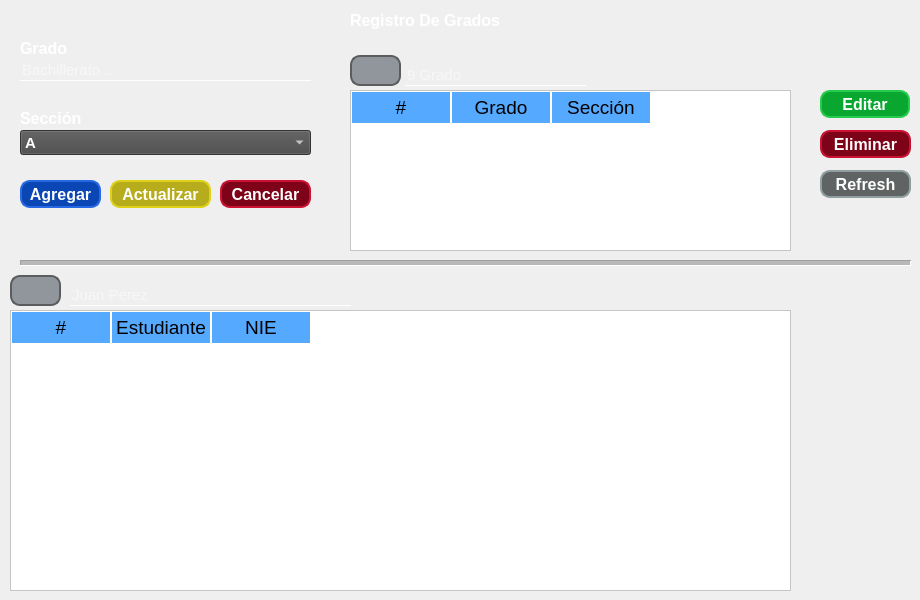
         <widget class="QWidget" name="tab_4">
          <attribute name="icon">
           <iconset>
            <normaloff>../assets/img/grados.png</normaloff>../assets/img/grados.png</iconset>
          </attribute>
          <attribute name="title">
           <string/>
          </attribute>
          <widget class="QTableWidget" name="tblListGrados">
           <property name="enabled">
            <bool>true</bool>
           </property>
           <property name="geometry">
            <rect>
             <x>350</x>
             <y>90</y>
             <width>441</width>
             <height>161</height>
            </rect>
           </property>
           <property name="styleSheet">
            <string notr="true">QWidget{
	background-color: white;
	color: #000000;
}

QHeaderView::section{
	background-color: #55aaff;
	padding: 2px;

	border:1px solid #fffff8;
	font-size: 14pt;
}

QTableWidget{
	gridline-color: #ff00ff;
	font-size: 12pt;
}

QTableWidget QTableCornerButton::section{
	background-color: #55aaff;
	border: 1px solid #ff0000;
}</string>
           </property>
           <property name="editTriggers">
            <set>QAbstractItemView::AnyKeyPressed|QAbstractItemView::EditKeyPressed</set>
           </property>
           <property name="selectionBehavior">
            <enum>QAbstractItemView::SelectRows</enum>
           </property>
           <column>
            <property name="text">
             <string>#</string>
            </property>
           </column>
           <column>
            <property name="text">
             <string>Grado</string>
            </property>
           </column>
           <column>
            <property name="text">
             <string>Sección</string>
            </property>
           </column>
          </widget>
          <widget class="QLineEdit" name="txtRegGrado">
           <property name="geometry">
            <rect>
             <x>20</x>
             <y>60</y>
             <width>291</width>
             <height>21</height>
            </rect>
           </property>
           <property name="font">
            <font>
             <pointsize>11</pointsize>
            </font>
           </property>
           <property name="styleSheet">
            <string notr="true">QLineEdit{
background:transparent;
border:none;
border-bottom:1px solid white;
color: rgb(255, 255, 255);
}
</string>
           </property>
           <property name="text">
            <string/>
           </property>
           <property name="alignment">
            <set>Qt::AlignBottom|Qt::AlignLeading|Qt::AlignLeft</set>
           </property>
           <property name="placeholderText">
            <string>Bachillerato ...</string>
           </property>
          </widget>
          <widget class="QPushButton" name="btnAgregarGrado">
           <property name="geometry">
            <rect>
             <x>20</x>
             <y>180</y>
             <width>81</width>
             <height>28</height>
            </rect>
           </property>
           <property name="font">
            <font>
             <pointsize>12</pointsize>
             <weight>75</weight>
             <bold>true</bold>
            </font>
           </property>
           <property name="cursor">
            <cursorShape>PointingHandCursor</cursorShape>
           </property>
           <property name="styleSheet">
            <string notr="true">QPushButton
{	
	background:rgb(11,70,181);
	border: 2px solid rgb(39,105,229);
	border-radius:10px;
	color:white;
}
QPushButton:pressed
{
	background-color:rgb(39,105,229);
	border:2px solid rgb(11,70,181);
}


</string>
           </property>
           <property name="text">
            <string>Agregar</string>
           </property>
          </widget>
          <widget class="QLabel" name="label_25">
           <property name="geometry">
            <rect>
             <x>20</x>
             <y>40</y>
             <width>81</width>
             <height>16</height>
            </rect>
           </property>
           <property name="font">
            <font>
             <family>Arial</family>
             <pointsize>12</pointsize>
             <weight>75</weight>
             <bold>true</bold>
            </font>
           </property>
           <property name="styleSheet">
            <string notr="true">color: rgb(255, 255, 255);</string>
           </property>
           <property name="text">
            <string>Grado</string>
           </property>
          </widget>
          <widget class="QPushButton" name="btnActualizarGrado">
           <property name="enabled">
            <bool>false</bool>
           </property>
           <property name="geometry">
            <rect>
             <x>110</x>
             <y>180</y>
             <width>101</width>
             <height>28</height>
            </rect>
           </property>
           <property name="font">
            <font>
             <pointsize>12</pointsize>
             <weight>75</weight>
             <bold>true</bold>
            </font>
           </property>
           <property name="cursor">
            <cursorShape>PointingHandCursor</cursorShape>
           </property>
           <property name="styleSheet">
            <string notr="true">QPushButton
{	
	background:rgb(182,172,28);
	border: 2px solid rgb(222,209,23);
	border-radius:10px;
	color:white;
}
QPushButton:pressed
{
	background-color:rgb(222,209,23);
	border:2px solid rgb(182,172,28);
}
</string>
           </property>
           <property name="text">
            <string>Actualizar</string>
           </property>
          </widget>
          <widget class="QPushButton" name="pushButton_28">
           <property name="geometry">
            <rect>
             <x>350</x>
             <y>55</y>
             <width>51</width>
             <height>31</height>
            </rect>
           </property>
           <property name="font">
            <font>
             <pointsize>12</pointsize>
             <weight>75</weight>
             <bold>true</bold>
            </font>
           </property>
           <property name="styleSheet">
            <string notr="true">QPushButton
{	
	background:rgb(144, 150, 155);
	border: 2px solid rgb(91,92,93);
	border-radius:10px;
	color:white;
}
QPushButton:pressed
{
	background-color:rgb(91,92,93);
	border:2px solid rgb(144, 150, 155);
}

</string>
           </property>
           <property name="text">
            <string/>
           </property>
           <property name="icon">
            <iconset>
             <normaloff>../assets/img/buscar.png</normaloff>../assets/img/buscar.png</iconset>
           </property>
           <property name="iconSize">
            <size>
             <width>25</width>
             <height>25</height>
            </size>
           </property>
          </widget>
          <widget class="QPushButton" name="btnGradoEdit">
           <property name="geometry">
            <rect>
             <x>820</x>
             <y>90</y>
             <width>90</width>
             <height>28</height>
            </rect>
           </property>
           <property name="font">
            <font>
             <pointsize>12</pointsize>
             <weight>75</weight>
             <bold>true</bold>
            </font>
           </property>
           <property name="cursor">
            <cursorShape>PointingHandCursor</cursorShape>
           </property>
           <property name="styleSheet">
            <string notr="true">QPushButton
{	
	background:rgb(9,167,48);
	border: 2px solid rgb(38,204,78);
	border-radius:10px;
	color:white;
}
QPushButton:pressed
{
	background-color: rgb(38,204,78);
	border:2px solid rgb(9,167,48);
}

</string>
           </property>
           <property name="text">
            <string>Editar</string>
           </property>
          </widget>
          <widget class="QLabel" name="label_28">
           <property name="geometry">
            <rect>
             <x>350</x>
             <y>10</y>
             <width>201</width>
             <height>21</height>
            </rect>
           </property>
           <property name="font">
            <font>
             <family>Arial</family>
             <pointsize>12</pointsize>
             <weight>75</weight>
             <bold>true</bold>
            </font>
           </property>
           <property name="styleSheet">
            <string notr="true">color: rgb(255, 255, 255);</string>
           </property>
           <property name="text">
            <string>Registro De Grados</string>
           </property>
          </widget>
          <widget class="QPushButton" name="btnGradoEliminar">
           <property name="geometry">
            <rect>
             <x>820</x>
             <y>130</y>
             <width>91</width>
             <height>28</height>
            </rect>
           </property>
           <property name="font">
            <font>
             <pointsize>12</pointsize>
             <weight>75</weight>
             <bold>true</bold>
            </font>
           </property>
           <property name="cursor">
            <cursorShape>PointingHandCursor</cursorShape>
           </property>
           <property name="styleSheet">
            <string notr="true">QPushButton
{	
	background: rgb(126,2,24);
	border: 2px solid rgb(203,18,51);
	border-radius:10px;
	color:white;
}
QPushButton:pressed
{
	background-color: rgb(203,18,51);
	border:2px solid rgb(126,2,24);
}

</string>
           </property>
           <property name="text">
            <string>Eliminar</string>
           </property>
          </widget>
          <widget class="QLabel" name="label_29">
           <property name="geometry">
            <rect>
             <x>20</x>
             <y>110</y>
             <width>81</width>
             <height>16</height>
            </rect>
           </property>
           <property name="font">
            <font>
             <family>Arial</family>
             <pointsize>12</pointsize>
             <weight>75</weight>
             <bold>true</bold>
            </font>
           </property>
           <property name="styleSheet">
            <string notr="true">color: rgb(255, 255, 255);</string>
           </property>
           <property name="text">
            <string>Sección</string>
           </property>
          </widget>
          <widget class="QLineEdit" name="txtSearchGrado">
           <property name="geometry">
            <rect>
             <x>405</x>
             <y>65</y>
             <width>181</width>
             <height>21</height>
            </rect>
           </property>
           <property name="font">
            <font>
             <pointsize>11</pointsize>
            </font>
           </property>
           <property name="styleSheet">
            <string notr="true">QLineEdit{
background:transparent;
border:none;
border-bottom:1px solid white;
color: rgb(255, 255, 255);
}
</string>
           </property>
           <property name="text">
            <string/>
           </property>
           <property name="alignment">
            <set>Qt::AlignBottom|Qt::AlignLeading|Qt::AlignLeft</set>
           </property>
           <property name="placeholderText">
            <string>9 Grado</string>
           </property>
          </widget>
          <widget class="QComboBox" name="cbxRegSeccion">
           <property name="geometry">
            <rect>
             <x>20</x>
             <y>130</y>
             <width>291</width>
             <height>25</height>
            </rect>
           </property>
           <property name="font">
            <font>
             <family>Arial</family>
             <pointsize>11</pointsize>
             <weight>75</weight>
             <bold>true</bold>
            </font>
           </property>
           <property name="styleSheet">
            <string notr="true">color: rgb(255, 255, 255);
background-color: rgb(72, 72, 72);</string>
           </property>
           <item>
            <property name="text">
             <string>A</string>
            </property>
           </item>
           <item>
            <property name="text">
             <string>B</string>
            </property>
           </item>
           <item>
            <property name="text">
             <string>C</string>
            </property>
           </item>
           <item>
            <property name="text">
             <string>D</string>
            </property>
           </item>
          </widget>
          <widget class="QPushButton" name="btnCancelGrado">
           <property name="enabled">
            <bool>false</bool>
           </property>
           <property name="geometry">
            <rect>
             <x>220</x>
             <y>180</y>
             <width>91</width>
             <height>28</height>
            </rect>
           </property>
           <property name="font">
            <font>
             <pointsize>12</pointsize>
             <weight>75</weight>
             <bold>true</bold>
            </font>
           </property>
           <property name="cursor">
            <cursorShape>PointingHandCursor</cursorShape>
           </property>
           <property name="styleSheet">
            <string notr="true">QPushButton
{	
	background: rgb(126,2,24);
	border: 2px solid rgb(203,18,51);
	border-radius:10px;
	color:white;
}
QPushButton:pressed
{
	background-color: rgb(203,18,51);
	border:2px solid rgb(126,2,24);
}
</string>
           </property>
           <property name="text">
            <string>Cancelar</string>
           </property>
          </widget>
          <widget class="QLabel" name="lblIdGradoEdit">
           <property name="geometry">
            <rect>
             <x>590</x>
             <y>20</y>
             <width>47</width>
             <height>13</height>
            </rect>
           </property>
           <property name="styleSheet">
            <string notr="true">color:  rgb(40, 40, 40);</string>
           </property>
           <property name="text">
            <string/>
           </property>
          </widget>
          <widget class="QLineEdit" name="txtBuscarEstudsRegGrados">
           <property name="geometry">
            <rect>
             <x>70</x>
             <y>285</y>
             <width>281</width>
             <height>21</height>
            </rect>
           </property>
           <property name="font">
            <font>
             <pointsize>11</pointsize>
            </font>
           </property>
           <property name="styleSheet">
            <string notr="true">QLineEdit{
background:transparent;
border:none;
border-bottom:1px solid white;
color: rgb(255, 255, 255);
}
</string>
           </property>
           <property name="text">
            <string/>
           </property>
           <property name="alignment">
            <set>Qt::AlignBottom|Qt::AlignLeading|Qt::AlignLeft</set>
           </property>
           <property name="placeholderText">
            <string>Juan Perez</string>
           </property>
          </widget>
          <widget class="QPushButton" name="pushButton_7">
           <property name="geometry">
            <rect>
             <x>10</x>
             <y>275</y>
             <width>51</width>
             <height>31</height>
            </rect>
           </property>
           <property name="font">
            <font>
             <pointsize>12</pointsize>
             <weight>75</weight>
             <bold>true</bold>
            </font>
           </property>
           <property name="styleSheet">
            <string notr="true">QPushButton
{	
	background:rgb(144, 150, 155);
	border: 2px solid rgb(91,92,93);
	border-radius:10px;
	color:white;
}
QPushButton:pressed
{
	background-color:rgb(91,92,93);
	border:2px solid rgb(144, 150, 155);
}

</string>
           </property>
           <property name="text">
            <string/>
           </property>
           <property name="icon">
            <iconset>
             <normaloff>../assets/img/buscar.png</normaloff>../assets/img/buscar.png</iconset>
           </property>
           <property name="iconSize">
            <size>
             <width>25</width>
             <height>25</height>
            </size>
           </property>
          </widget>
          <widget class="QTableWidget" name="tblListEstudRegGrados">
           <property name="enabled">
            <bool>true</bool>
           </property>
           <property name="geometry">
            <rect>
             <x>10</x>
             <y>310</y>
             <width>781</width>
             <height>281</height>
            </rect>
           </property>
           <property name="styleSheet">
            <string notr="true">QWidget{
	background-color: white;
	color: #000000;
}

QHeaderView::section{
	background-color: #55aaff;
	padding: 2px;

	border:1px solid #fffff8;
	font-size: 14pt;
}

QTableWidget{
	gridline-color: #ff00ff;
	font-size: 12pt;
}

QTableWidget QTableCornerButton::section{
	background-color: #55aaff;
	border: 1px solid #ff0000;
}</string>
           </property>
           <property name="editTriggers">
            <set>QAbstractItemView::AnyKeyPressed|QAbstractItemView::EditKeyPressed</set>
           </property>
           <property name="selectionBehavior">
            <enum>QAbstractItemView::SelectRows</enum>
           </property>
           <column>
            <property name="text">
             <string>#</string>
            </property>
           </column>
           <column>
            <property name="text">
             <string>Estudiante</string>
            </property>
           </column>
           <column>
            <property name="text">
             <string>NIE</string>
            </property>
           </column>
          </widget>
          <widget class="QPushButton" name="btnRefreshGrados">
           <property name="geometry">
            <rect>
             <x>820</x>
             <y>170</y>
             <width>91</width>
             <height>28</height>
            </rect>
           </property>
           <property name="font">
            <font>
             <pointsize>12</pointsize>
             <weight>75</weight>
             <bold>true</bold>
            </font>
           </property>
           <property name="cursor">
            <cursorShape>PointingHandCursor</cursorShape>
           </property>
           <property name="styleSheet">
            <string notr="true">QPushButton
{	
	background:rgb(96,99,99);
	border: 2px solid rgb(143,158,159);
	border-radius:10px;
	color:white;
}
QPushButton:pressed
{
	background-color: rgb(143,158,159);
	border:2px solid rgb(96,99,99);
}

</string>
           </property>
           <property name="text">
            <string>Refresh</string>
           </property>
           <property name="icon">
            <iconset>
             <normaloff>../assets/img/refresh.png</normaloff>../assets/img/refresh.png</iconset>
           </property>
           <property name="iconSize">
            <size>
             <width>16</width>
             <height>16</height>
            </size>
           </property>
          </widget>
          <widget class="Line" name="line_3">
           <property name="geometry">
            <rect>
             <x>20</x>
             <y>255</y>
             <width>891</width>
             <height>16</height>
            </rect>
           </property>
           <property name="midLineWidth">
            <number>4</number>
           </property>
           <property name="orientation">
            <enum>Qt::Horizontal</enum>
           </property>
          </widget>
         </widget>
